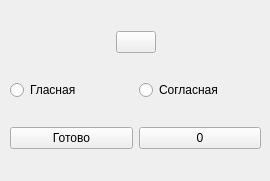
<?xml version="1.0" encoding="UTF-8"?>
<ui version="4.0">
 <class>Form</class>
 <widget class="QWidget" name="Form">
  <property name="geometry">
   <rect>
    <x>0</x>
    <y>0</y>
    <width>270</width>
    <height>181</height>
   </rect>
  </property>
  <property name="windowTitle">
   <string>Form</string>
  </property>
  <widget class="QWidget" name="verticalLayoutWidget">
   <property name="geometry">
    <rect>
     <x>10</x>
     <y>10</y>
     <width>251</width>
     <height>161</height>
    </rect>
   </property>
   <layout class="QVBoxLayout" name="verticalLayout">
    <item>
     <layout class="QHBoxLayout" name="horizontalLayout">
      <item>
       <spacer name="horizontalSpacer">
        <property name="orientation">
         <enum>Qt::Horizontal</enum>
        </property>
        <property name="sizeHint" stdset="0">
         <size>
          <width>40</width>
          <height>20</height>
         </size>
        </property>
       </spacer>
      </item>
      <item>
       <widget class="QPushButton" name="let_btn">
        <property name="text">
         <string/>
        </property>
       </widget>
      </item>
      <item>
       <spacer name="horizontalSpacer_2">
        <property name="orientation">
         <enum>Qt::Horizontal</enum>
        </property>
        <property name="sizeHint" stdset="0">
         <size>
          <width>40</width>
          <height>20</height>
         </size>
        </property>
       </spacer>
      </item>
     </layout>
    </item>
    <item>
     <layout class="QHBoxLayout" name="horizontalLayout_2">
      <item>
       <widget class="QRadioButton" name="rb_glas">
        <property name="text">
         <string>Гласная</string>
        </property>
       </widget>
      </item>
      <item>
       <widget class="QRadioButton" name="rb_sogl">
        <property name="text">
         <string>Согласная</string>
        </property>
       </widget>
      </item>
     </layout>
    </item>
    <item>
     <layout class="QHBoxLayout" name="horizontalLayout_3">
      <item>
       <widget class="QPushButton" name="ans_btn">
        <property name="text">
         <string>Готово</string>
        </property>
       </widget>
      </item>
      <item>
       <widget class="QPushButton" name="balls_btn">
        <property name="text">
         <string>0</string>
        </property>
       </widget>
      </item>
     </layout>
    </item>
   </layout>
  </widget>
 </widget>
 <resources/>
 <connections/>
</ui>
